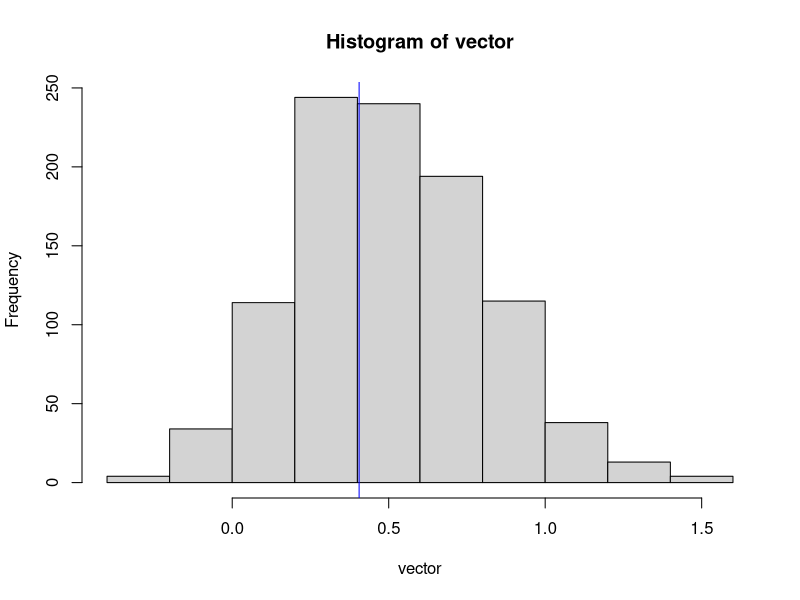
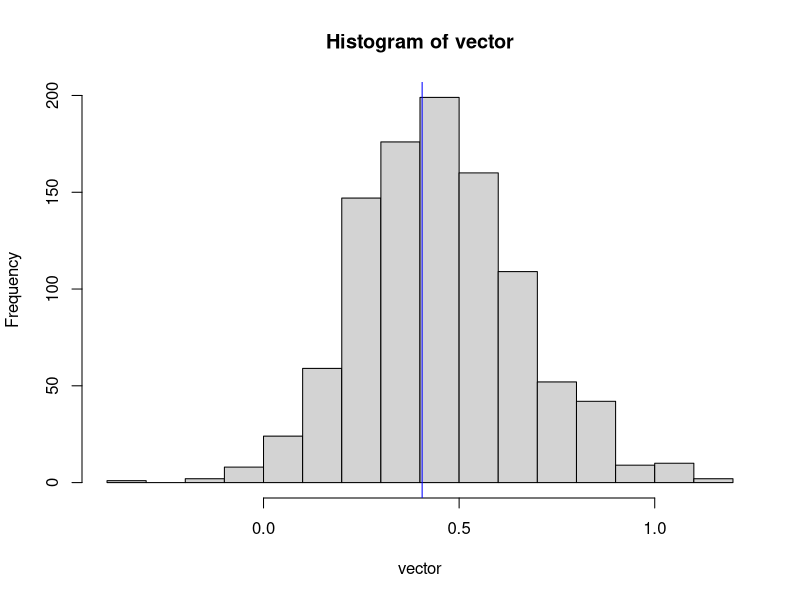
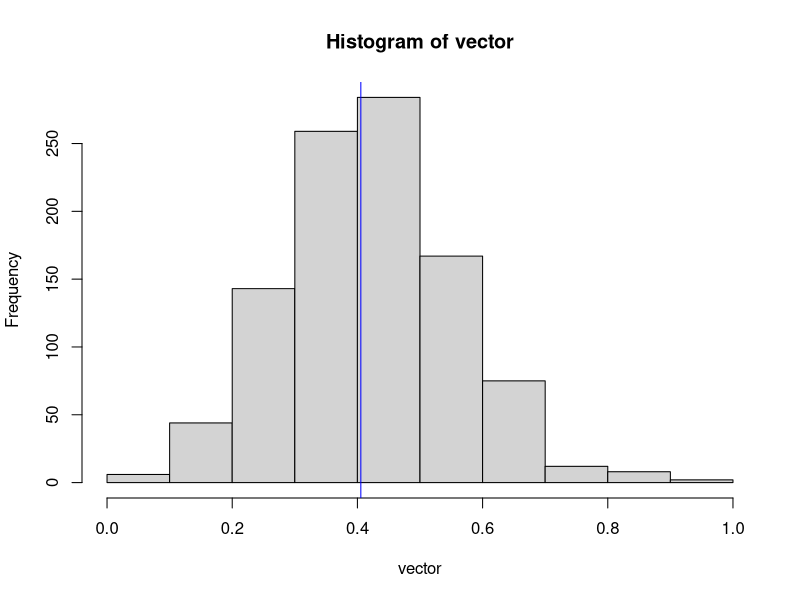

Write the R code that produced these figures, in order.
## ---- chunk 1
My_MLE <- function(x){
  gamma_1 <- function(m){
     gamma_mx(m,x)
  }
  z <- optim(par=c(1,1),gamma_1)
  log(z$par[1])
}

## ---- chunk 2
library(stats)
vector = c()
sim_gamma_MLE <- function(n,size,alpha,sigma){
  for (i in 1:size){
    x<-rgamma(n,shape=alpha,scale=sigma)
    gamma_mx <- function(m,x){
      alpha<-m[1]
      sigma<-m[2]
      n*alpha*log(sigma)+n*log(gamma(alpha))-(alpha-1)*sum(log(x))+sum(x)/sigma
    }
    My_MLE <- function(x){
      gamma_1 <- function(m){
        gamma_mx(m,x)
      }
    
    z <- optim(par = c(1,1),gamma_1)
    log(z$par[1])
    }
    vector <- c(vector, My_MLE(x))
  }
  hist(vector)
  abline(v=log(alpha),col='blue')
  cat("following are the percentile for 2.5 an 97.5:")
  quantile(vector,probs=c(0.025,0.975))
}


sim_gamma_MLE(20,1000,1.5,2.2)
## ---- chunk 3
sim_gamma_MLE(40,1000,1.5,2.2)
## ---- chunk 4
sim_gamma_MLE(100,1000,1.5,2.2)
